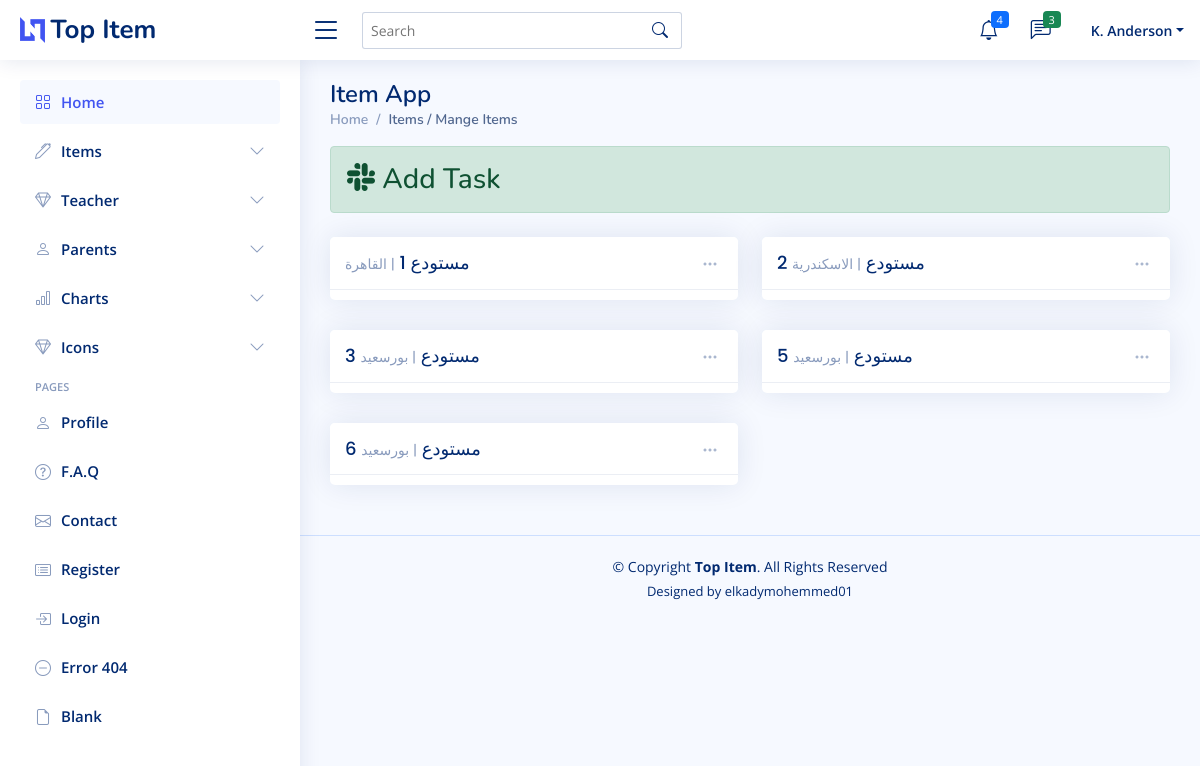
Page /inventory/inventory/ on the committed database.
### inventory/models.py (models this page shows)
class MainModel(models.Model):
    name = models.CharField(max_length=100, db_index=True, verbose_name="الإسم")
    def __str__(self):
        return self.name
    class Meta :
        abstract = True

class Inventory(MainModel):
    type = models.ForeignKey(InventoryType, models.CASCADE, related_name= "inventory", db_index=True, verbose_name="النوع")
    class Meta:
        verbose_name = "المخزن"
        verbose_name_plural = "المخازن"

class InventoryType(MainModel):
    class Meta:
        verbose_name = "نوع المخزن"
        verbose_name_plural = "نوع المخازن"

### inventory/views.py (the view)
# urls.py: path('inventory/', InventoryView.as_view()),
class InventoryView(CreateView, BaseMaxIn):
    template_name = 'inventory.html'
    form_class = InventoryForm
    success_url = "/inventory/succ/"
    model = Inventory
    def get_queryset(self):
        if self.get_request():
            return Inventory.objects.filter(name__icontains=self.get_request())
        return Inventory.objects.all()
    def get_context_data(self, **kwargs):
        context = super(InventoryView, self).get_context_data()
        context["inventory"] = self.get_queryset()
        context["form"] = InventoryForm()
        return context

### inventory/forms.py
class InventoryForm(ModelForm, BootstrapForm):
    class Meta:
        model = Inventory
        exclude = []

### help_tools/form.py (called while the page is built)
def bootstrapify_widget(widget: Widget):
    attrs = widget.attrs
    bootstrap_class = 'form-control'
    if isinstance(widget, CheckboxInput):
        bootstrap_class = 'form-check'
    elif isinstance(widget, Select):
        bootstrap_class = 'form-select'
    elif isinstance(widget, MultiWidget):
        for subwidget in widget.widgets:
            bootstrapify_widget(subwidget)
    attrs['class'] = f'{attrs.get("class", "")} {bootstrap_class}'

def bootstrapify_form(form: Form):
    for field in form.fields.values():
        bootstrapify_widget(field.widget)

### inventory/views.py (called while the page is built)
    def get_user(self):
        return self.request.user

    def get_request(self):
        try:
            return self.request.GET['query']
        except:
            return None

    def get_context_data(self, *, object_list=None, **kwargs):
        context = super(BaseMaxIn, self).get_context_data()
        context['user'] = self.get_user()
        return context

### templates/inventory.html (shortened to what this page needs)
{% extends 'base.html' %}
{% load static %}
{% block title_bar %}
    Items / Mange Items
{% endblock %}
{% block content %}
    <div>
        <div class="alert alert-success nav-link collapsed " data-bs-target="#form-add-nav"
                data-bs-toggle="collapse" href="#" aria-expanded="false">
            <h3 class="m-0 p-0">
                    <i class="bi bi-slack"></i> Add Task
            </h3>
        </div>
        <section class="section dashboard">
            <div class="col-lg-12">
                <div class="row">
                {% for inv in inventory%}
                    <div class="col-xxl-6 col-md-6">
                          <div class="card info-card sales-card">
                                <div class="filter">
                                  <a class="icon" href="#" data-bs-toggle="dropdown"><i class="bi bi-three-dots"></i></a>
                                </div>
                                    <div class="card-header">
                                          <h1 class="card-title m-0 p-0 ">{{ inv.name }} <span>| {{ inv.type.name }}</span></h1>
                                    </div>
                          </div>
                    </div>
                {% endfor %}
        </div>
            </div>
        </section>
    </div>
{% endblock %}

### inventory/static/css/style.css (style rules this page uses)
:root { scroll-behavior: smooth; }
body { font-family: "Open Sans", sans-serif; background: #f6f9ff; color: #444444; }
h1, h2, h3, h4, h5, h6 { font-family: "Nunito", sans-serif; }
.card { margin-bottom: 30px; border: none; border-radius: 5px; box-shadow: 0px 0 30px rgba(1, 41, 112, 0.1); overflow: hidden; }
.card-header, .card-footer { border-color: #ebeef4; background-color: #fff; color: #798eb3; padding: 15px; }
.card-title { padding: 20px 0 15px 0; font-size: 18px; font-weight: 500; color: #012970; font-family: "Poppins", sans-serif; }
.card-title span { color: #899bbd; font-size: 14px; font-weight: 400; }
.dashboard .filter { position: absolute; right: 0px; top: 15px; }
.dashboard .filter .icon { color: #aab7cf; padding-right: 20px; padding-bottom: 5px; transition: 0.3s; font-size: 16px; }
.dashboard .info-card { padding-bottom: 10px; }

### rows in the picture
Inventory: type.name "القاهرة"
Inventory: name "2 مستودع", type.name "الاسكندرية"
Inventory: name "3 مستودع", type.name "بورسعيد"
Inventory: name "5 مستودع", type.name "بورسعيد"
Inventory: name "6 مستودع", type.name "بورسعيد"
